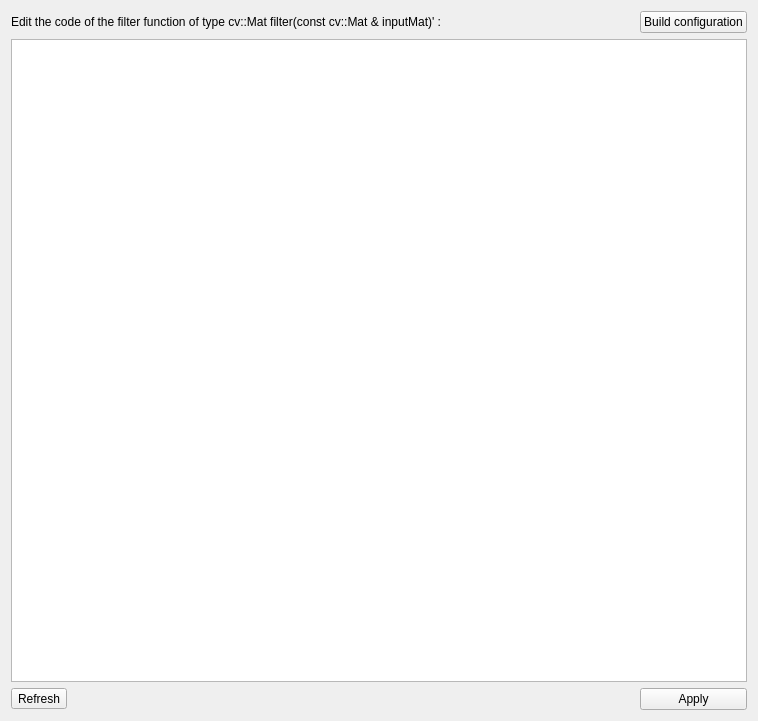
<?xml version="1.0" encoding="UTF-8"?>
<ui version="4.0">
 <class>EditableFilterDialog</class>
 <widget class="QWidget" name="EditableFilterDialog">
  <property name="geometry">
   <rect>
    <x>0</x>
    <y>0</y>
    <width>758</width>
    <height>721</height>
   </rect>
  </property>
  <property name="windowTitle">
   <string>Function Editor</string>
  </property>
  <layout class="QGridLayout" name="gridLayout">
   <item row="2" column="4">
    <widget class="QPushButton" name="_apply">
     <property name="text">
      <string>Apply</string>
     </property>
    </widget>
   </item>
   <item row="0" column="4">
    <widget class="QPushButton" name="_configure">
     <property name="text">
      <string>Build configuration</string>
     </property>
    </widget>
   </item>
   <item row="2" column="1" colspan="3">
    <spacer name="horizontalSpacer">
     <property name="orientation">
      <enum>Qt::Horizontal</enum>
     </property>
     <property name="sizeHint" stdset="0">
      <size>
       <width>40</width>
       <height>20</height>
      </size>
     </property>
    </spacer>
   </item>
   <item row="2" column="0">
    <widget class="QToolButton" name="_refresh">
     <property name="text">
      <string>Refresh</string>
     </property>
    </widget>
   </item>
   <item row="1" column="0" colspan="5">
    <widget class="QPlainTextEdit" name="_code">
     <property name="tabStopWidth">
      <number>50</number>
     </property>
    </widget>
   </item>
   <item row="0" column="0" colspan="2">
    <widget class="QLabel" name="label">
     <property name="text">
      <string>Edit the code of the filter function of type cv::Mat filter(const cv::Mat &amp; inputMat)' :</string>
     </property>
    </widget>
   </item>
  </layout>
 </widget>
 <resources/>
 <connections/>
</ui>
